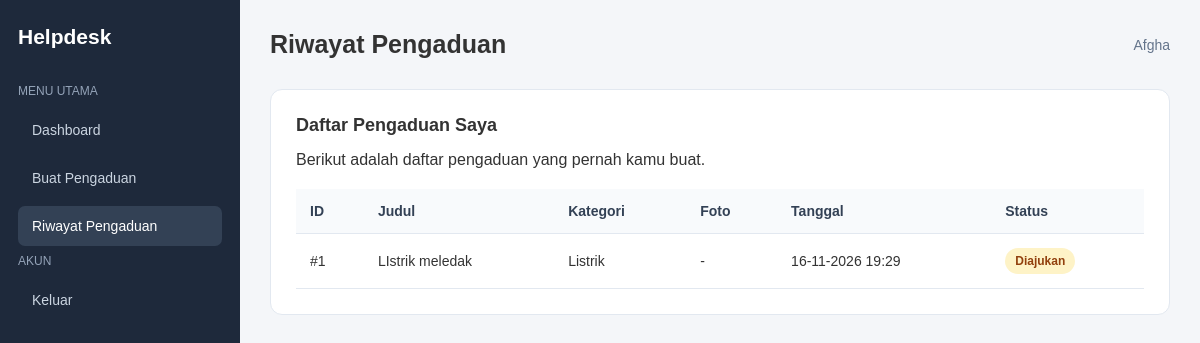
Screenshot of /riwayat_pengaduan.php (signed in) with the database file from the repository.
### tables this page shows
CREATE TABLE `tiket` (
  `id_tiket` int(11) NOT NULL,
  `id_pelapor` int(11) NOT NULL,
  `id_kategori` int(11) NOT NULL,
  `judul` varchar(150) NOT NULL,
  `deskripsi` text NOT NULL,
  `lokasi` varchar(150) NOT NULL,
  `foto` varchar(255) DEFAULT NULL,
  `status` varchar(30) NOT NULL DEFAULT 'diajukan',
  `tanggal_lapor` datetime NOT NULL DEFAULT current_timestamp()
);

CREATE TABLE `kategori` (
  `id_kategori` int(11) NOT NULL,
  `nama_kategori` varchar(100) NOT NULL,
  `deskripsi` text DEFAULT NULL
);

### riwayat_pengaduan.php (the view, shortened to what this page needs)
<?php
require_once __DIR__ . "/koneksi.php";
$id_user = (int) $_SESSION["id_user"];
$query = mysqli_prepare(
    $conn,
    "SELECT tiket.id_tiket, tiket.judul,
            tiket.status, tiket.tanggal_lapor,
            tiket.foto,
            kategori.nama_kategori
     FROM tiket
     JOIN kategori
        ON tiket.id_kategori = kategori.id_kategori
     WHERE tiket.id_pelapor = ?
     ORDER BY tiket.tanggal_lapor DESC"
);
mysqli_stmt_bind_param($query, "i", $id_user);
mysqli_stmt_execute($query);
$result = mysqli_stmt_get_result($query);
?>
<!DOCTYPE html>
<html lang="id">
<head>
    <link rel="stylesheet" href="assets/css/styles.css">
</head>
<body>
<div class="dashboard-layout">
    <aside class="sidebar">
        <h2>Helpdesk</h2>
        <p>MENU UTAMA</p>
        <a href="dashboard_siswa.php">Dashboard</a>
        <a href="tambah_tiket.php">Buat Pengaduan</a>
        <a href="riwayat_pengaduan.php" class="active">
            Riwayat Pengaduan
        </a>
        <p>AKUN</p>
        <a href="auth/logout.php">Keluar</a>
    </aside>
    <main class="main-content">
        <div class="topbar">
            <h1>Riwayat Pengaduan</h1>
            <span><?= htmlspecialchars($_SESSION["nama"]) ?></span>
        </div>
        <div class="page-card">
            <h2>Daftar Pengaduan Saya</h2>
            <p>Berikut adalah daftar pengaduan yang pernah kamu buat.</p>
            <div class="table-wrapper">
                <table class="history-table">
                    <thead>
                        <tr>
                            <th>ID</th>
                            <th>Judul</th>
                            <th>Kategori</th>
                            <th>Foto</th>
                            <th>Tanggal</th>
                            <th>Status</th>
                        </tr>
                    </thead>
                    <tbody>
                        <?php if (mysqli_num_rows($result) > 0): ?>
                            <?php while ($tiket = mysqli_fetch_assoc($result)): ?>
                                <tr>
                                    <td>
                                        #<?= $tiket["id_tiket"] ?>
                                    </td>
                                    <td>
                                        <?= htmlspecialchars($tiket["judul"]) ?>
                                    </td>
                                    <td>
                                        <?= htmlspecialchars($tiket["nama_kategori"]) ?>
                                    </td>
                                    <td>
                                        <?php if (!empty($tiket["foto"])): ?>
                                            <img
                                                src="<?= htmlspecialchars($tiket["foto"]) ?>"
                                                alt="Foto pengaduan"
                                                class="foto-pengaduan"
                                            >
                                        <?php else: ?>
                                            <span>-</span>
                                        <?php endif; ?>
                                    </td>
                                    <td>
                                        <?= date(
                                            "d-m-Y H:i",
                                            strtotime($tiket["tanggal_lapor"])
                                        ) ?>
                                    </td>
                                    <td>
                                        <span class="status-label">
                                            <?= htmlspecialchars($tiket["status"]) ?>
                                        </span>
                                    </td>
                                </tr>
                            <?php endwhile; ?>
                        <?php endif; ?>
                    </tbody>
                </table>
            </div>
        </div>
    </main>
</div>
</body>
</html>

### assets/css/styles.css (style rules this page uses)
* { margin: 0; padding: 0; box-sizing: border-box; }
body { font-family: Arial, sans-serif; background: #f4f6f9; color: #333; }
a { text-decoration: none; color: inherit; }
.dashboard-layout { display: flex; min-height: 100vh; }
.sidebar { width: 240px; background: #1e293b; color: white; padding: 25px 18px; }
.sidebar h2 { font-size: 21px; margin-bottom: 35px; }
.sidebar p { font-size: 12px; color: #94a3b8; margin-bottom: 12px; }
.sidebar a { display: block; padding: 12px 14px; margin-bottom: 8px; border-radius: 7px; color: #cbd5e1; font-size: 14px; }
.sidebar a:hover, .sidebar a.active { background: #334155; color: white; }
.main-content { flex: 1; padding: 30px; min-width: 0; }
.topbar { display: flex; justify-content: space-between; align-items: center; margin-bottom: 30px; gap: 15px; }
.topbar h1 { font-size: 25px; }
.topbar span { color: #64748b; font-size: 14px; }
.page-card { background: white; padding: 25px; border-radius: 12px; border: 1px solid #e2e8f0; }
.page-card h2 { font-size: 18px; margin-bottom: 15px; }
.table-wrapper { overflow-x: auto; }
table { width: 100%; border-collapse: collapse; }
th, td { padding: 13px; text-align: left; border-bottom: 1px solid #e2e8f0; font-size: 14px; }
th { background: #f8fafc; }
.table-wrapper { width: 100%; overflow-x: auto; margin-top: 20px; }
.history-table { width: 100%; border-collapse: collapse; min-width: 650px; }
.history-table th, .history-table td { padding: 14px; text-align: left; border-bottom: 1px solid #e2e8f0; font-size: 14px; }
.history-table th { background: #f8fafc; color: #334155; }
.status-label { display: inline-block; padding: 6px 10px; border-radius: 20px; background: #fef3c7; color: #92400e; font-size: 12px; font-weight: 600; text-transform: capitalize; }

### rows the page displays
tiket: id_tiket "1", judul "LIstrik meledak", id_kategori.nama_kategori "Listrik", tanggal_lapor "16-11-2026 19:29", status "Diajukan"

### other values shown
$_SESSION["nama"] "Afgha"
